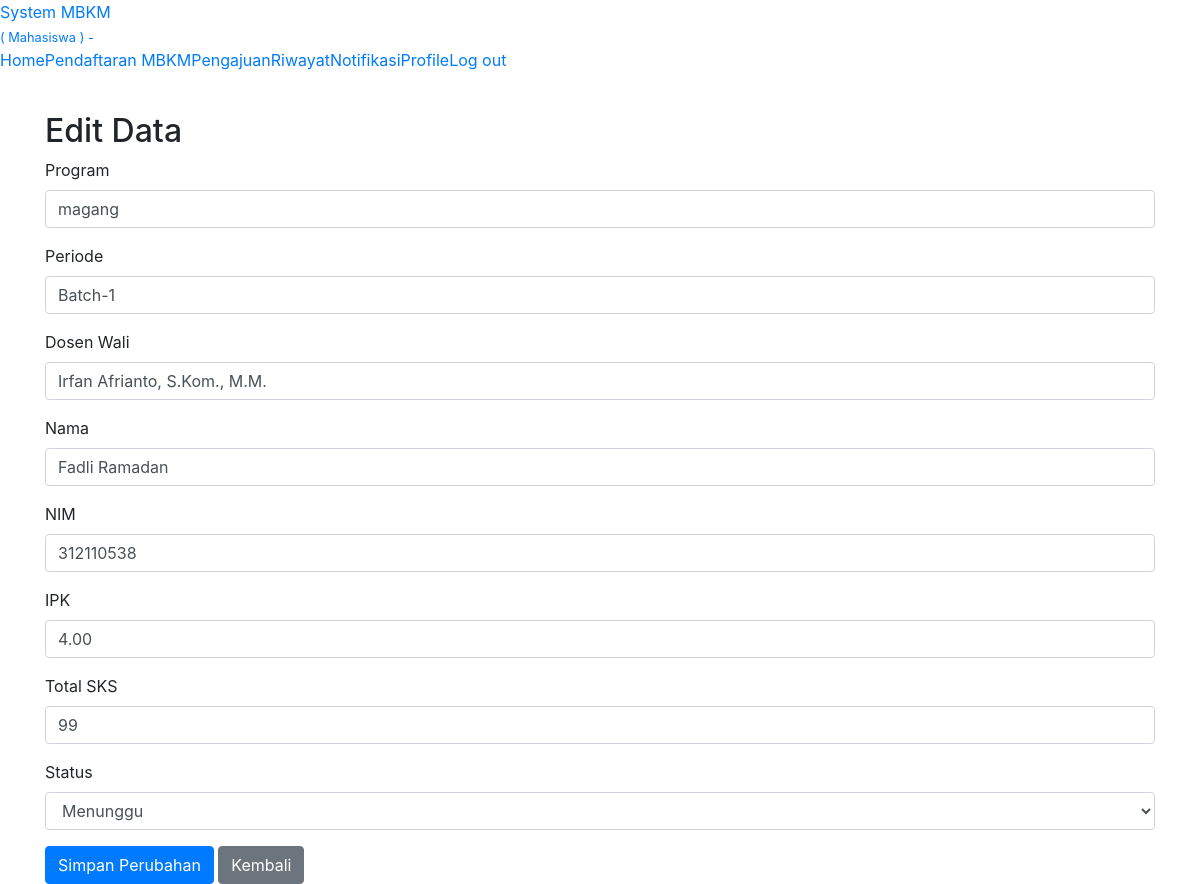
Page /edit.php?id=15 on the committed database.
### tables this page shows
CREATE TABLE `pendaftaran` (
  `id` int(11) NOT NULL,
  `dosen_wali` varchar(255) NOT NULL,
  `nama` varchar(255) NOT NULL,
  `nim` varchar(50) NOT NULL,
  `kelas` varchar(50) NOT NULL,
  `nomor_whatsapp` varchar(20) NOT NULL,
  `ipk` decimal(4,2) NOT NULL,
  `total_sks` int(11) NOT NULL,
  `cv` varchar(255) DEFAULT NULL,
  `khs` varchar(255) DEFAULT NULL,
  `portofolio` varchar(255) DEFAULT NULL,
  `created_at` timestamp NOT NULL DEFAULT current_timestamp(),
  `updated_at` timestamp NOT NULL DEFAULT current_timestamp() ON UPDATE current_timestamp(),
  `program` varchar(100) DEFAULT NULL,
  `periode` varchar(100) DEFAULT NULL,
  `keterangan` varchar(255) DEFAULT NULL,
  `status` enum('DIPROSES','DITERIMA','DITOLAK') NOT NULL DEFAULT 'DIPROSES',
  `pembimbing` varchar(255) DEFAULT NULL,
  `jadwal` datetime DEFAULT NULL,
  `lokasi` varchar(255) DEFAULT NULL,
  `nilai` int(11) DEFAULT 0,
  `jenis` enum('offline','online') NOT NULL DEFAULT 'offline',
  `nilai_lapangan` int(11) DEFAULT 0,
  `file_nilai_lapangan` varchar(255) DEFAULT NULL
);

### edit.php (the view, shortened to what this page needs)
<?php
include 'system/koneksi.php';
if (isset($_GET['id'])) {
    $id = $_GET['id'];
    $query = "SELECT * FROM pendaftaran WHERE id = ?";
    $stmt = mysqli_prepare($con, $query);
    mysqli_stmt_bind_param($stmt, 'i', $id);
    mysqli_stmt_execute($stmt);
    $result = mysqli_stmt_get_result($stmt);
    if ($data = mysqli_fetch_assoc($result)) {
        if ($_SERVER['REQUEST_METHOD'] == 'POST') {
            $program = $_POST['program'];
            $periode = $_POST['periode'];
            $dosen_wali = $_POST['dosen_wali'];
            $nama = $_POST['nama'];
            $nim = $_POST['nim'];
            $ipk = $_POST['ipk'];
            $total_sks = $_POST['total_sks'];
            $status = $_POST['status'];
            $update_query = "UPDATE pendaftaran SET program = ?, periode = ?, nama = ?, nim = ?, ipk = ?, total_sks = ?, status = ? WHERE id = ?";
            $update_stmt = mysqli_prepare($con, $update_query);
            mysqli_stmt_bind_param($update_stmt, 'ssssiiis', $program, $periode, $nama, $nim, $ipk, $total_sks, $status, $id);
            if (mysqli_stmt_execute($update_stmt)) {
                echo '<div class="alert alert-success">Data berhasil diperbarui.</div>';
            } else {
                echo '<div class="alert alert-danger">Gagal memperbarui data.</div>';
            }
        }
    } else {
        echo '<div class="alert alert-danger">Data tidak ditemukan.</div>';
    }
} else {
    echo '<div class="alert alert-danger">ID tidak tersedia.</div>';
}
?>
<!DOCTYPE html>
<html lang="id">
<head>
    <link rel="stylesheet" href="https://maxcdn.bootstrapcdn.com/bootstrap/4.0.0/css/bootstrap.min.css">
</head>
<body>
<div class="sidebar" data-color="blue" data-image="assets/img/sidebar.jpg">
            <div class="sidebar-wrapper">
                <div class="logo">
                    <a href="index" class="simple-text">
                        <?php
                        $query_login = "SELECT * FROM user WHERE email ='$_SESSION[email]'";
                        $result_login = mysqli_query($con, $query_login);
                        $data_login = mysqli_fetch_assoc($result_login);
                        $username_login = $data_login["username"];
                        ?>
                        System MBKM<br><small>( Mahasiswa ) - <?php echo $username_login ?></small>
                    </a>
                </div>
                <ul class="nav">
                    <li class="active">
                        <a href="index">
                            <p>Home</p>
                        </a>
                    </li>
                    <li>
                        <a href="pendaftaran">
                            <p>Pendaftaran MBKM</p>
                        </a>
                    </li>
                    <li>
                        <a href="pengajuan">
                            <p>Pengajuan</p>
                        </a>
                    </li>
                    <li>
                        <a href="riwayat">
                            <p>Riwayat</p>
                        </a>
                    </li>
                    <li>
                        <a href="notifikasi">
                            <p>Notifikasi
                            </p>
                        </a>
                    </li>
                    <li>
                        <a href="profil">
                            <p>Profile</p>
                        </a>
                    </li>
                    <li>
                        <a href="#" onclick="logout()">
                            <p>Log out</p>
                        </a>
                    </li>
                </ul>
            </div>
        </div>
    <div class="container mt-4">
        <h2>Edit Data</h2>
        <form action="edit.php?id=<?php echo $id; ?>" method="post">
            <div class="form-group">
                <label for="program">Program</label>
                <input type="text" class="form-control" id="program" name="program" value="<?php echo htmlspecialchars($data['program']); ?>" required>
            </div>
            <div class="form-group">
                <label for="periode">Periode</label>
                <input type="text" class="form-control" id="periode" name="periode" value="<?php echo htmlspecialchars($data['periode']); ?>" required>
            </div>
            <div class="form-group">
                <label for="dosen_wali">Dosen Wali</label>
                <input type="text" class="form-control" id="dosen_wali" name="dosen_wali" value="<?php echo htmlspecialchars($data['dosen_wali']); ?>" required>
            </div>
            <div class="form-group">
                <label for="nama">Nama</label>
                <input type="text" class="form-control" id="nama" name="nama" value="<?php echo htmlspecialchars($data['nama']); ?>" required>
            </div>
            <div class="form-group">
                <label for="nim">NIM</label>
                <input type="text" class="form-control" id="nim" name="nim" value="<?php echo htmlspecialchars($data['nim']); ?>" required>
            </div>
            <div class="form-group">
                <label for="ipk">IPK</label>
                <input type="text" class="form-control" id="ipk" name="ipk" value="<?php echo htmlspecialchars($data['ipk']); ?>" required>
            </div>
            <div class="form-group">
                <label for="total_sks">Total SKS</label>
                <input type="number" class="form-control" id="total_sks" name="total_sks" value="<?php echo htmlspecialchars($data['total_sks']); ?>" required>
            </div>
            <div class="form-group">
                <label for="status">Status</label>
                <select class="form-control" id="status" name="status" required>
                    <option value="menunggu" <?php echo $data['status'] == 'menunggu' ? 'selected' : ''; ?>>Menunggu</option>
                </select>
            </div>
            <button type="submit" class="btn btn-primary">Simpan Perubahan</button>
            <a href="pendaftaran.php" class="btn btn-secondary">Kembali</a>
        </form>
    </div>
</body>
</html>

### rows in the picture
pendaftaran: program "magang", periode "Batch-1", dosen_wali "Irfan Afrianto, S.Kom., M.M.", nama "Fadli Ramadan", nim "312110538", ipk "4.00", total_sks "99"
